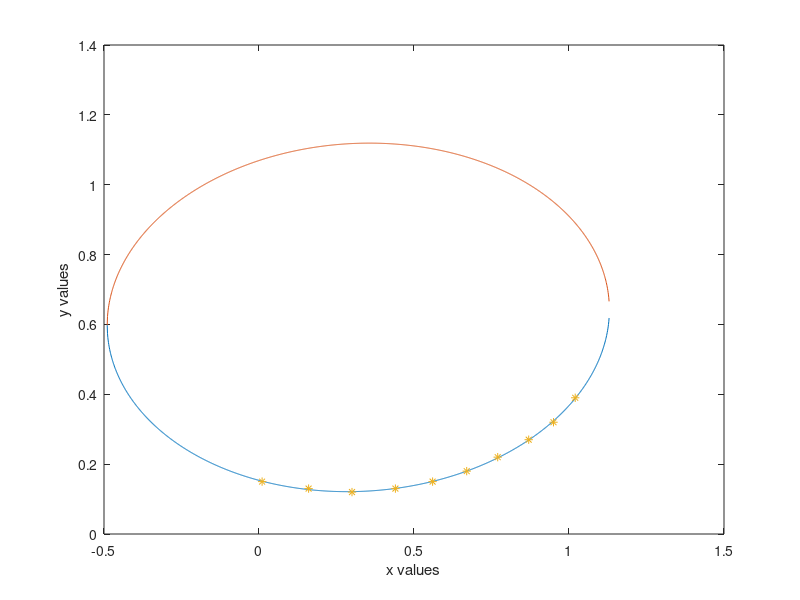

The MATLAB source for this figure:
clear all;
clc;
%given values
x=[1.02 0.95 0.87 0.77 0.67 0.56 0.44 0.30 0.16 0.01]';%x
y=[0.39 0.32 0.27 0.22 0.18 0.15 0.13 0.12 0.13 0.15]';%y
z=[1,1,1,1,1,1,1,1,1,1]';
%obtain A and f such taht Ax=f
A=[y.^2,x.*y,x,y,z];
f=x.^2;

%solve the least square solution
%this solution gives coefficients of ellipse
sol=A\f; % sol=[a b c d e]'
%coefficients
a=sol(1);
b=sol(2);
c=sol(3);
d=sol(4);
e=sol(5);
%obtain boundry of x1 parameter from solve(B^2-4aC)
x1=-0.4897:0.001:1.1302;
%ellipse
B=b*x1+d;
C=e+c*x1-x1.^2;
y1=(-B+sqrt(B.^2-4*a*C))/(2*a); % lower part of ellipse
y2=(-B-sqrt(B.^2-4*a*C))/(2*a); % upper part of ellipse
%plot ellipse and x,y valuse on the same figure
plot(x1,y1)
xlabel('x values');
ylabel('y values');
hold on
plot(x1,y2);
plot(x,y,'*');


